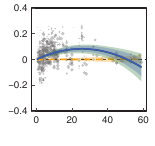

This chart was generated by the following R code:
rm(list = ls())
library(rstudioapi)
library(multcomp)
library(metafor)
library(ggplot2)
currentPath <- getSourceEditorContext()$path
charLocations <- gregexpr('/',currentPath)[[1]]
currentPath <- substring(currentPath,1,charLocations[length(charLocations)]-1)
setwd(currentPath)

##==== Function ====##
theme_custom <- function(){
  myTheme <- theme(panel.background = element_rect(fill = 'white',color = 'black',size = 0.5),
                   panel.grid = element_blank(),
                   legend.position = 'none',
                   plot.margin = margin(6,6,6,6),
                   plot.background = element_blank(),
                   axis.ticks = element_line(size = 0.3),
                   axis.ticks.length = unit(-0.15,'lines'),
                   axis.title.y = element_blank(),
                   axis.title.x = element_text(size = 7,margin = margin(2,0,0,0),face = 'bold'),
                   axis.text.y = element_text(size = 7,margin = margin(0,3,0,0),color = '#000000'),
                   axis.text.x = element_text(size = 7,margin = margin(4,0,0,0),color = '#000000'))
  return(myTheme)
}
CMYKtoRGB <- function(C,M,Y,K){
  Rc <- (1-C)*(1-K)
  Gc <- (1-M)*(1-K)
  Bc <- (1-Y)*(1-K)
  R <- as.character(as.hexmode((ceiling(Rc*255))))
  G <- as.character(as.hexmode((ceiling(Gc*255))))
  B <- as.character(as.hexmode((ceiling(Bc*255))))
  if(nchar(R) == 1){
    R <- paste0('0',R)
  }
  if(nchar(G) == 1){
    G <- paste0('0',G)
  }
  if(nchar(B) == 1){
    B <- paste0('0',B)
  }
  RGBColor <- paste0('#',R,G,B)
  return(RGBColor)
}
##==== Function ====##

load('HeightData.R')
dataMatrix <- get('HeightData')

##==== Part 1: Collate data ====##
dataMatrix$BubbleSize <- 0
Weight <- 1/sqrt(dataMatrix$Net_vi)
Breaks <- quantile(Weight,c(0.2,0.4,0.6,0.8,1))
selectIDs <- which(Weight < Breaks[1])
dataMatrix$BubbleSize <- 0.4
for(i in seq(2,length(Breaks))){
  selectIDs <- which((Weight < Breaks[i])&(Weight >= Breaks[i-1]))
  dataMatrix$BubbleSize[selectIDs] <- 0.4 + (i-1)*0.4
}
selectIDs <- which((dataMatrix$Net_yi <= quantile(dataMatrix$Net_yi,0.98))&(dataMatrix$Net_yi >= quantile(dataMatrix$Net_yi,0.02)))
newDataMatrix <- dataMatrix[selectIDs,c('Age','Density','Net_yi','BubbleSize')]

dataMatrix$Level4 <- as.factor(paste(dataMatrix$Lat,dataMatrix$Lon))
dataMatrix$Level3 <- as.factor(paste(dataMatrix$Composition,dataMatrix$Age,dataMatrix$Density))
dataMatrix$Level2 <- as.factor(seq(1,nrow(dataMatrix)))
##==== Part 1: Collate data ====##

##==== Part 2: Fit age ====##
res_Net <- rma.mv(Net_yi,Net_vi,mods = ~Age+Age2-1,random = ~1|Level4/Level3/Level2,method = 'ML',data = dataMatrix)
res_Com <- rma.mv(Com_yi,Com_vi,mods = ~Age+Age2-1,random = ~1|Level4/Level3/Level2,method = 'ML',data = dataMatrix)
res_Sel <- rma.mv(Sel_yi,Sel_vi,mods = ~Age-1,random = ~1|Level4/Level3/Level2,method = 'ML',data = dataMatrix)
# Fit line Net
ageLineNet <- as.data.frame(matrix(data = 0,nrow = 100,ncol = 4))
colnames(ageLineNet) <- c('X','Y','Upper','Lower')
tempX <- seq(min(dataMatrix$Age),max(dataMatrix$Age),length.out = 100)
for(i in seq(1,length(tempX))){
  ageLineNet[i,1] <- tempX[i]
  tempResult <- predict.rma(res_Net,newmods = c(tempX[i],tempX[i]^2))
  ageLineNet[i,2] <- as.numeric(tempResult$pred)
  ageLineNet[i,3] <- as.numeric(tempResult$ci.ub)
  ageLineNet[i,4] <- as.numeric(tempResult$ci.lb)
}
# Fit line Com
ageLineCom <- as.data.frame(matrix(data = 0,nrow = 100,ncol = 4))
colnames(ageLineCom) <- c('X','Y','Upper','Lower')
tempX <- seq(min(dataMatrix$Age),max(dataMatrix$Age),length.out = 100)
for(i in seq(1,length(tempX))){
  ageLineCom[i,1] <- tempX[i]
  tempResult <- predict.rma(res_Com,newmods = c(tempX[i],tempX[i]^2))
  ageLineCom[i,2] <- as.numeric(tempResult$pred)
  ageLineCom[i,3] <- as.numeric(tempResult$ci.ub)
  ageLineCom[i,4] <- as.numeric(tempResult$ci.lb)
}
# Fit line Sel
ageLineSel <- as.data.frame(matrix(data = 0,nrow = 100,ncol = 4))
colnames(ageLineSel) <- c('X','Y','Upper','Lower')
tempX <- seq(min(dataMatrix$Age),max(dataMatrix$Age),length.out = 100)
for(i in seq(1,length(tempX))){
  ageLineSel[i,1] <- tempX[i]
  tempResult <- predict.rma(res_Sel,newmods = tempX[i])
  ageLineSel[i,2] <- as.numeric(tempResult$pred)
  ageLineSel[i,3] <- as.numeric(tempResult$ci.ub)
  ageLineSel[i,4] <- as.numeric(tempResult$ci.lb)
}
# CI polygon Net
ageCIPolygonNet <- as.data.frame(matrix(data = 0,nrow = (2*nrow(ageLineNet)+1),ncol = 2))
colnames(ageCIPolygonNet) <- c('X','Y')
count <- 1
for(i in seq(1,nrow(ageLineNet))){
  ageCIPolygonNet$X[count] <- ageLineNet$X[i]
  ageCIPolygonNet$Y[count] <- ageLineNet$Upper[i]
  count <- count + 1
}
for(i in seq(nrow(ageLineNet),1,-1)){
  ageCIPolygonNet$X[count] <- ageLineNet$X[i]
  ageCIPolygonNet$Y[count] <- ageLineNet$Lower[i]
  count <- count + 1
}
ageCIPolygonNet$X[count] <- ageLineNet$X[1]
ageCIPolygonNet$Y[count] <- ageLineNet$Upper[1]
# CI polygon Com
ageCIPolygonCom <- as.data.frame(matrix(data = 0,nrow = (2*nrow(ageLineCom)+1),ncol = 2))
colnames(ageCIPolygonCom) <- c('X','Y')
count <- 1
for(i in seq(1,nrow(ageLineCom))){
  ageCIPolygonCom$X[count] <- ageLineCom$X[i]
  ageCIPolygonCom$Y[count] <- ageLineCom$Upper[i]
  count <- count + 1
}
for(i in seq(nrow(ageLineCom),1,-1)){
  ageCIPolygonCom$X[count] <- ageLineCom$X[i]
  ageCIPolygonCom$Y[count] <- ageLineCom$Lower[i]
  count <- count + 1
}
ageCIPolygonCom$X[count] <- ageLineCom$X[1]
ageCIPolygonCom$Y[count] <- ageLineCom$Upper[1]
# CI polygon Sel
ageCIPolygonSel <- as.data.frame(matrix(data = 0,nrow = (2*nrow(ageLineSel)+1),ncol = 2))
colnames(ageCIPolygonSel) <- c('X','Y')
count <- 1
for(i in seq(1,nrow(ageLineSel))){
  ageCIPolygonSel$X[count] <- ageLineSel$X[i]
  ageCIPolygonSel$Y[count] <- ageLineSel$Upper[i]
  count <- count + 1
}
for(i in seq(nrow(ageLineSel),1,-1)){
  ageCIPolygonSel$X[count] <- ageLineSel$X[i]
  ageCIPolygonSel$Y[count] <- ageLineSel$Lower[i]
  count <- count + 1
}
ageCIPolygonSel$X[count] <- ageLineSel$X[1]
ageCIPolygonSel$Y[count] <- ageLineSel$Upper[1]
##==== Part 2: Fit age ====##

##==== Part 3: Draw ====##
fig_S11d <- ggplot()+
  geom_point(newDataMatrix,mapping = aes(x = Age,y = Net_yi),
             shape = 20,stroke = 0,color = '#666666',size = newDataMatrix$BubbleSize,alpha = 0.4)+
  geom_hline(yintercept = 0,size = 0.3,color = '#000000',linetype = 'dashed')+
  geom_line(data = ageLineSel,mapping = aes(x = X,y = Y),size = 0.5,color = CMYKtoRGB(0,0.38,0.96,0),linetype = 'dashed')+
  geom_polygon(data = ageCIPolygonSel,mapping = aes(x = X,y = Y),size = 0.5,fill = CMYKtoRGB(0,0.38,0.96,0),alpha = 0.3)+
  geom_line(data = ageLineCom,mapping = aes(x = X,y = Y),size = 0.5,color = CMYKtoRGB(0.82,0.2,0.93,0.24))+
  geom_polygon(data = ageCIPolygonCom,mapping = aes(x = X,y = Y),size = 0.5,fill = CMYKtoRGB(0.82,0.2,0.93,0.24),alpha = 0.3)+
  geom_line(data = ageLineNet,mapping = aes(x = X,y = Y),size = 0.5,color = CMYKtoRGB(0.84,0.67,0,0))+
  geom_polygon(data = ageCIPolygonNet,mapping = aes(x = X,y = Y),size = 0.5,fill = CMYKtoRGB(0.84,0.67,0,0),alpha = 0.3)+
  scale_x_continuous(breaks = seq(0,60,20),labels = c('0','20','40','60'))+
  scale_y_continuous(limits = c(-0.4,0.4),breaks = seq(-0.4,0.4,0.2),labels = c('-0.4','-0.2','0','0.2','0.4'),expand = c(0,0))+
  xlab('Age')+
  theme_custom()
outputFileName <- paste0(currentPath,'/fig_S11d.pdf')
pdf(file = outputFileName,width = 1.55,height = 1.46,colormodel = 'cmyk')
print(fig_S11d)
dev.off()
##==== Part 3: Draw ====##